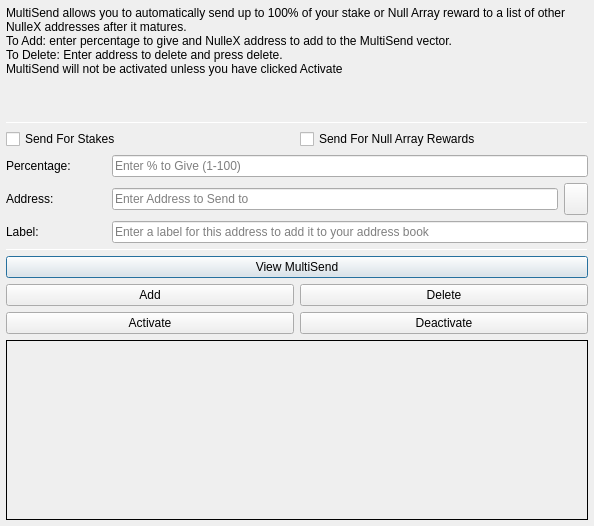
<?xml version="1.0" encoding="UTF-8"?>
<ui version="4.0">
 <class>MultiSendDialog</class>
 <widget class="QDialog" name="MultiSendDialog">
  <property name="windowModality">
   <enum>Qt::NonModal</enum>
  </property>
  <property name="geometry">
   <rect>
    <x>0</x>
    <y>0</y>
    <width>594</width>
    <height>526</height>
   </rect>
  </property>
  <property name="windowTitle">
   <string>MultiSend</string>
  </property>
  <layout class="QVBoxLayout" name="verticalLayout" stretch="0">
   <property name="leftMargin">
    <number>6</number>
   </property>
   <property name="topMargin">
    <number>6</number>
   </property>
   <property name="rightMargin">
    <number>6</number>
   </property>
   <property name="bottomMargin">
    <number>6</number>
   </property>
   <item>
    <layout class="QVBoxLayout" name="verticalLayout_Main" stretch="1,1,1,0,1,1,1">
     <item>
      <widget class="QLabel" name="label_2">
       <property name="lineWidth">
        <number>1</number>
       </property>
       <property name="text">
        <string>MultiSend allows you to automatically send up to 100% of your stake or Null Array reward to a list of other NulleX addresses after it matures.
To Add: enter percentage to give and NulleX address to add to the MultiSend vector.
To Delete: Enter address to delete and press delete.
MultiSend will not be activated unless you have clicked Activate</string>
       </property>
       <property name="alignment">
        <set>Qt::AlignLeading|Qt::AlignLeft|Qt::AlignTop</set>
       </property>
       <property name="wordWrap">
        <bool>true</bool>
       </property>
      </widget>
     </item>
     <item>
      <widget class="Line" name="line">
       <property name="minimumSize">
        <size>
         <width>0</width>
         <height>1</height>
        </size>
       </property>
       <property name="maximumSize">
        <size>
         <width>16777215</width>
         <height>1</height>
        </size>
       </property>
       <property name="orientation">
        <enum>Qt::Horizontal</enum>
       </property>
      </widget>
     </item>
     <item>
      <layout class="QVBoxLayout" name="verticalLayout_Settings">
       <item>
        <layout class="QHBoxLayout" name="horizontalLayout">
         <item>
          <widget class="QCheckBox" name="multiSendStakeCheckBox">
           <property name="text">
            <string>Send For Stakes</string>
           </property>
          </widget>
         </item>
         <item>
          <widget class="QCheckBox" name="multiSendMasternodeCheckBox">
           <property name="text">
            <string>Send For Null Array Rewards</string>
           </property>
          </widget>
         </item>
        </layout>
       </item>
       <item>
        <layout class="QHBoxLayout" name="horizontalLayout_6">
         <item>
          <widget class="QLabel" name="label">
           <property name="minimumSize">
            <size>
             <width>100</width>
             <height>0</height>
            </size>
           </property>
           <property name="toolTip">
            <string>Percentage of stake to send</string>
           </property>
           <property name="text">
            <string>Percentage:</string>
           </property>
          </widget>
         </item>
         <item>
          <widget class="QLineEdit" name="multiSendPercentEdit">
           <property name="toolTip">
            <string>Enter whole numbers 1 - 100</string>
           </property>
           <property name="placeholderText">
            <string>Enter % to Give (1-100)</string>
           </property>
          </widget>
         </item>
        </layout>
       </item>
       <item>
        <layout class="QHBoxLayout" name="horizontalLayout_7">
         <item>
          <widget class="QLabel" name="label_5">
           <property name="minimumSize">
            <size>
             <width>100</width>
             <height>0</height>
            </size>
           </property>
           <property name="toolTip">
            <string>Address to send portion of stake to</string>
           </property>
           <property name="text">
            <string>Address:</string>
           </property>
          </widget>
         </item>
         <item>
          <widget class="QLineEdit" name="multiSendAddressEdit">
           <property name="toolTip">
            <string/>
           </property>
           <property name="placeholderText">
            <string>Enter Address to Send to</string>
           </property>
          </widget>
         </item>
         <item>
          <widget class="QToolButton" name="addressBookButton">
           <property name="maximumSize">
            <size>
             <width>16777215</width>
             <height>32</height>
            </size>
           </property>
           <property name="toolTip">
            <string>Choose an address from the address book</string>
           </property>
           <property name="text">
            <string/>
           </property>
           <property name="icon">
            <iconset resource="../nullex.qrc">
             <normaloff>:/icons/address-book</normaloff>:/icons/address-book</iconset>
           </property>
           <property name="shortcut">
            <string>Alt+A</string>
           </property>
          </widget>
         </item>
        </layout>
       </item>
      </layout>
     </item>
     <item>
      <layout class="QHBoxLayout" name="horizontalLayout_3">
       <item>
        <widget class="QLabel" name="label_3">
         <property name="minimumSize">
          <size>
           <width>100</width>
           <height>0</height>
          </size>
         </property>
         <property name="text">
          <string>Label:</string>
         </property>
        </widget>
       </item>
       <item>
        <widget class="QLineEdit" name="labelAddressLabelEdit">
         <property name="placeholderText">
          <string>Enter a label for this address to add it to your address book</string>
         </property>
        </widget>
       </item>
      </layout>
     </item>
     <item>
      <widget class="Line" name="line_2">
       <property name="minimumSize">
        <size>
         <width>0</width>
         <height>1</height>
        </size>
       </property>
       <property name="maximumSize">
        <size>
         <width>16777215</width>
         <height>1</height>
        </size>
       </property>
       <property name="orientation">
        <enum>Qt::Horizontal</enum>
       </property>
      </widget>
     </item>
     <item>
      <layout class="QVBoxLayout" name="verticalLayout_Buttons">
       <item>
        <layout class="QHBoxLayout" name="horizontalLayout_4">
         <item>
          <widget class="QPushButton" name="viewButton">
           <property name="toolTip">
            <string/>
           </property>
           <property name="statusTip">
            <string>View MultiSend Vector</string>
           </property>
           <property name="text">
            <string>View MultiSend</string>
           </property>
          </widget>
         </item>
        </layout>
       </item>
       <item>
        <layout class="QHBoxLayout" name="horizontalLayout_2">
         <item>
          <widget class="QPushButton" name="addButton">
           <property name="toolTip">
            <string/>
           </property>
           <property name="statusTip">
            <string>Add to MultiSend Vector</string>
           </property>
           <property name="text">
            <string>Add</string>
           </property>
          </widget>
         </item>
         <item>
          <widget class="QPushButton" name="deleteButton">
           <property name="toolTip">
            <string/>
           </property>
           <property name="statusTip">
            <string>Delete Address From MultiSend Vector</string>
           </property>
           <property name="text">
            <string>Delete</string>
           </property>
          </widget>
         </item>
        </layout>
       </item>
       <item>
        <layout class="QHBoxLayout" name="horizontalLayout_5">
         <item>
          <widget class="QPushButton" name="activateButton">
           <property name="statusTip">
            <string>Activate MultiSend</string>
           </property>
           <property name="text">
            <string>Activate</string>
           </property>
          </widget>
         </item>
         <item>
          <widget class="QPushButton" name="disableButton">
           <property name="statusTip">
            <string>Deactivate MultiSend</string>
           </property>
           <property name="text">
            <string>Deactivate</string>
           </property>
          </widget>
         </item>
        </layout>
       </item>
      </layout>
     </item>
     <item>
      <widget class="QLabel" name="message">
       <property name="minimumSize">
        <size>
         <width>0</width>
         <height>180</height>
        </size>
       </property>
       <property name="frameShape">
        <enum>QFrame::Panel</enum>
       </property>
       <property name="frameShadow">
        <enum>QFrame::Plain</enum>
       </property>
       <property name="lineWidth">
        <number>1</number>
       </property>
       <property name="midLineWidth">
        <number>1</number>
       </property>
       <property name="text">
        <string/>
       </property>
       <property name="alignment">
        <set>Qt::AlignLeading|Qt::AlignLeft|Qt::AlignTop</set>
       </property>
       <property name="wordWrap">
        <bool>true</bool>
       </property>
      </widget>
     </item>
    </layout>
   </item>
  </layout>
 </widget>
 <resources>
  <include location="../nullex.qrc"/>
 </resources>
 <connections/>
</ui>
